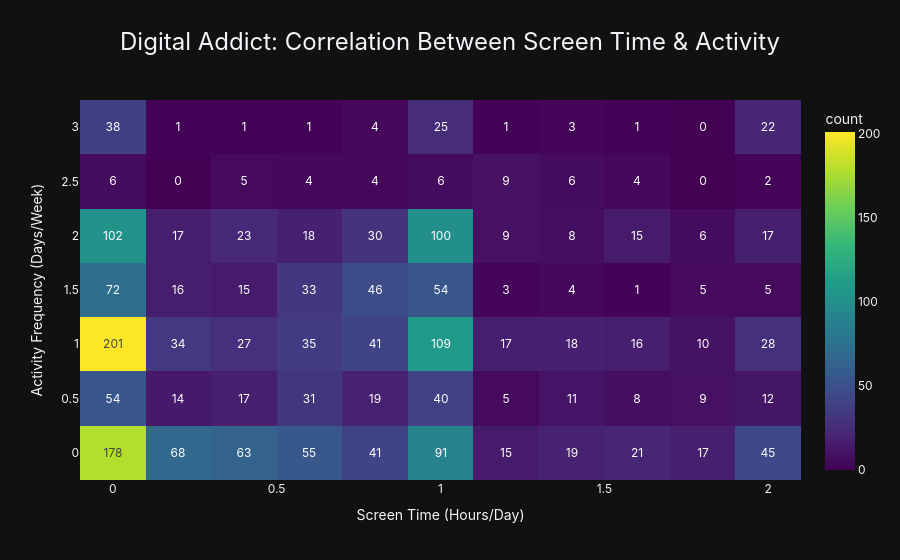

Source (notebook cell):
### Markdown cell above
## 1. The Digital Addict: Screen Time vs. Physical Activity
Analyze 'Screen Time' (TUE) vs 'Physical Activity' (FAF) using Plotly for a premium, interactive experience.

### Code cell
import plotly.express as px

# 1. The Digital Addict: Screen Time vs. Physical Activity (Simplified Heatmap)
# Using a Density Heatmap with text annotations (text_auto) for immediate clarity.
fig1 = px.density_heatmap(df, 
                         x="TUE", 
                         y="FAF", 
                         title="Digital Addict: Correlation Between Screen Time & Activity",
                         labels={"count": "Number of People", "TUE": "Screen Time (Hours/Day)", "FAF": "Activity Frequency (Days/Week)"},
                         template="plotly_dark",
                         color_continuous_scale="Viridis",
                         text_auto=True) # Displays count in each bin for clarity

fig1.update_layout(
    font_family="Inter",
    title_x=0.5,
    title_font_size=24,
    xaxis_title="Screen Time (Hours/Day)",
    yaxis_title="Activity Frequency (Days/Week)"
)

fig1.show()

### Figure 1 — Plotly figure (JSON) as saved in the notebook; plotly's stock layout.template omitted (floating-point values rounded to 4 significant figures; data arrays with more than 128 entries replaced by an {"elided": "..."} marker saying what was removed)
{"data": [{"coloraxis": "coloraxis", "hovertemplate": "Screen Time (Hours/Day)=%{x}<br>Activity Frequency (Days/Week)=%{y}<br>count=%{z}<extra></extra>", "name": "", "texttemplate": "%{z}", "type": "histogram2d", "x": {"elided": "2111 float values"}, "xaxis": "x", "xbingroup": "x", "y": {"elided": "2111 float values"}, "yaxis": "y", "ybingroup": "y"}], "layout": {"coloraxis": {"colorbar": {"title": {"text": "count"}}, "colorscale": [[0, "#440154"], [0.1111, "#482878"], [0.2222, "#3e4989"], [0.3333, "#31688e"], [0.4444, "#26828e"], [0.5556, "#1f9e89"], [0.6667, "#35b779"], [0.7778, "#6ece58"], [0.8889, "#b5de2b"], [1, "#fde725"]]}, "font": {"family": "Inter"}, "legend": {"tracegroupgap": 0}, "title": {"font": {"size": 24}, "text": "Digital Addict: Correlation Between Screen Time & Activity", "x": 0.5}, "xaxis": {"anchor": "y", "domain": [0, 1], "title": {"text": "Screen Time (Hours/Day)"}}, "yaxis": {"anchor": "x", "domain": [0, 1], "title": {"text": "Activity Frequency (Days/Week)"}}}}
